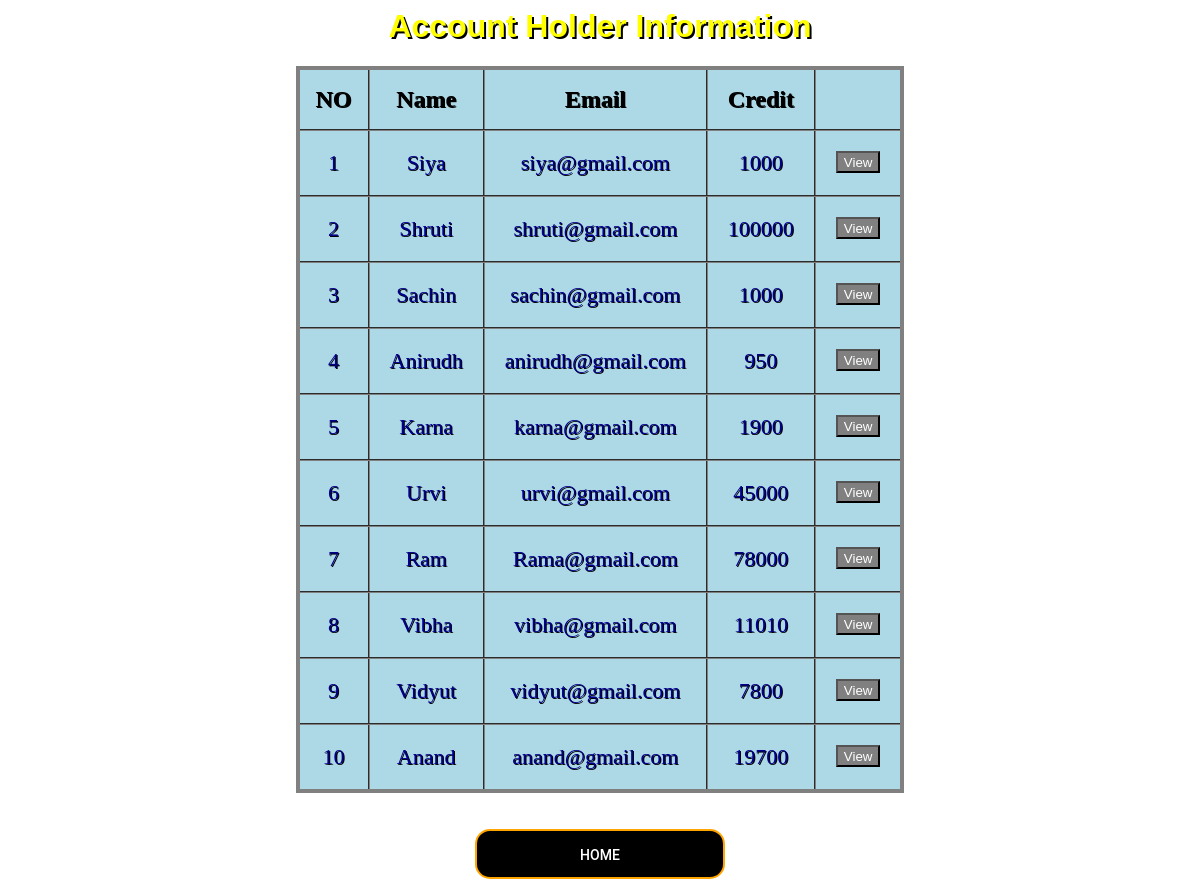
The app's page /getdetail.php with its own data.
### tables this page shows
CREATE TABLE `users` (
  `name` varchar(50) NOT NULL,
  `email` varchar(50) NOT NULL,
  `amount` double DEFAULT NULL
);

### getdetail.php (the view, shortened to what this page needs)
<?php
$con=mysqli_connect('localhost','root','','banking_system');
$q="select * from users ";
$result=mysqli_query($con,$q);
?>
<html>
<head>
   <link rel="stylesheet" href="button.css">
</head>
<body>
	<h1 style="color:#ffff00;text-shadow: 2px 2px black;">Account Holder Information</h1>
    <table class="flat-table-1">
		<thead>
			<th>NO</th>
			<th>Name</th>
			<th>Email</th>
			<th>Credit</th>
			<th></th>
		</thead>
		<tbody>
		<tr>
			<?php
				$row=mysqli_fetch_array($result);
			?>
			<td> 1</td>
			<td><?php echo  $row["name"]; ?></td>
			<td><?php echo  $row["email"]; ?></td>
			<td><?php echo  $row["amount"]; ?></td>
			<td>
				<form action="user.php" method="post"  class="view">
					<button class="button1" type="submit" name="name" value="Siya">View</button>
				</form>
			</td>
		</tr>
		<tr>
			<?php
				$row=mysqli_fetch_array($result);
			?>
			<td> 2</td>
			<td><?php echo  $row["name"]; ?></td>
			<td><?php echo  $row["email"]; ?></td>
			<td><?php echo  $row["amount"]; ?></td>
			<td>
				<form action="user.php" method="post" class="view">
					<button class="button1" type="submit" name="name" value="Shruti">View</button>
				</form>
			</td>
		</tr>
        <tr>
			<?php
				$row=mysqli_fetch_array($result);
			?>
			<td> 3</td>
			<td><?php echo  $row["name"]; ?></td>
			<td><?php echo  $row["email"]; ?></td>
			<td><?php echo  $row["amount"]; ?></td>
			<td>
				<form action="user.php" method="post" class="view">
					<button class="button1" type="submit" name="name" value="Sachin">View</button>
				</form>
			</td>
		</tr>
        <tr>
			<?php
				$row=mysqli_fetch_array($result);
			?>
			<td> 4</td>
			<td><?php echo  $row["name"]; ?></td>
			<td><?php echo  $row["email"]; ?></td>
			<td><?php echo  $row["amount"]; ?></td>
			<td>
				<form action="user.php" method="post" class="view">
					<button class="button1" type="submit" name="name" value="Anirudh">View</button>
				</form>
			</td>
        </tr>
        <tr>
			<?php
				$row=mysqli_fetch_array($result);
			?>
			<td> 5</td>
			<td><?php echo  $row["name"]; ?></td>
			<td><?php echo  $row["email"]; ?></td>
			<td><?php echo  $row["amount"]; ?></td>
			<td>
				<form action="user.php" method="post" class="view">
					<button class="button1" type="submit" name="name" value="Karna">View</button>
				</form>
			</td>
		</tr>
        <tr>
			<?php
				$row=mysqli_fetch_array($result);
			?>
			<td> 6</td>
			<td><?php echo  $row["name"]; ?></td>
			<td><?php echo  $row["email"]; ?></td>
			<td><?php echo  $row["amount"]; ?></td>
			<td>
				<form action="user.php" method="post" class="view">
					<button class="button1" type="submit" name="name" value="Urvi">View</button>
				</form>
			</td>
        </tr>
        <tr>
			<?php
				$row=mysqli_fetch_array($result);
			?>
			<td> 7</td>
			<td><?php echo  $row["name"]; ?></td>
			<td><?php echo  $row["email"]; ?></td>
			<td><?php echo  $row["amount"]; ?></td>
			<td>
				<form action="user.php" method="post" class="view">
					<button class="button1"type="submit" name="name" value="Ram">View</button>
				</form>
			</td>
		</tr>
        <tr>
			<?php
				$row=mysqli_fetch_array($result);
			?>
			<td> 8</td>
			<td><?php echo  $row["name"]; ?></td>
			<td><?php echo  $row["email"]; ?></td>
			<td><?php echo  $row["amount"]; ?></td>
			<td>
				<form action="user.php" method="post" class="view">
					<button class="button1"type="submit" name="name" value="Vibha">View</button>
				</form>
			</td>
		</tr>
        <tr>
			<?php
				$row=mysqli_fetch_array($result);
			?>
			<td> 9</td>
			<td><?php echo  $row["name"]; ?></td>
			<td><?php echo  $row["email"]; ?></td>
			<td><?php echo  $row["amount"]; ?></td>
			<td>
				<form action="user.php" method="post" class="view">
					<button class="button1"type="submit" name="name" value="Vidyut">View</button>
				</form>
			</td>
        </tr>
        <tr>
			<?php
				$row=mysqli_fetch_array($result);
			?>
			<td> 10</td>
			<td><?php echo  $row["name"]; ?></td>
			<td><?php echo  $row["email"]; ?></td>
			<td><?php echo  $row["amount"]; ?></td>
			<td>
				<form action="user.php" method="post" class="view">
					<button class="button1"type="submit" name="name" value="Anand">View</button>
				</form>
			</td>
		</tr>
		</tbody>
	</table><br><br>
<div class="buttons">
	<a href="index.php">
    <button class="primary_btn" >HOME</button>
	</a>
</div>
</body>
</html>

### getdetail.php (style rules this page uses)
body { text-align:center; }
.flat-table-1 { background-color:lightblue; }
h1 { font-family: Arial, Times, serif; }
table { text-align:center; margin-left: auto; margin-right: auto; border:4px solid gray; border-collapse:collapse; }
th { color:black; font-size:24px; padding:16px; }
td { text-align:center; font-size:22px; color:darkblue; padding: 0px 20px 0px 20px; }
tr { transition: background 0.3s, box-shadow 0.3s; }
th,td { border-collapse:collapse; border:2px groove gray; text-shadow: 1px 1px black; }
.button1 { background-color:grey; text-align:center; padding-top:2px; color:white; }
.view { top:50%; padding-top:20px; text-align:center; }
body { background-image:url("images/background2.jpg"); background-position: center; background-repeat: no-repeat; background-size: cover; }
.primary_btn { width: 250px; height:50px; display: inline-block; background: black; font-weight:bold; padding: 0px 50px; color:white; font-family: "Roboto", sans-serif; font-size: 14px; font-weight: 500; line-height: 48px; border: 2px solid orange; border-radius: 15px; text-align: center; text-transform: uppercase; cursor: pointer; }

### records on screen
users: name "Siya", email "siya@gmail.com", amount "1000"
users: name "Shruti", email "shruti@gmail.com", amount "100000"
users: name "Sachin", email "sachin@gmail.com", amount "1000"
users: name "Anirudh", email "anirudh@gmail.com", amount "950"
users: name "Karna", email "karna@gmail.com", amount "1900"
users: name "Urvi", email "urvi@gmail.com", amount "45000"
users: name "Ram", email "Rama@gmail.com", amount "78000"
users: name "Vibha", email "vibha@gmail.com", amount "11010"
users: name "Vidyut", email "vidyut@gmail.com", amount "7800"
users: name "Anand", email "anand@gmail.com", amount "19700"
